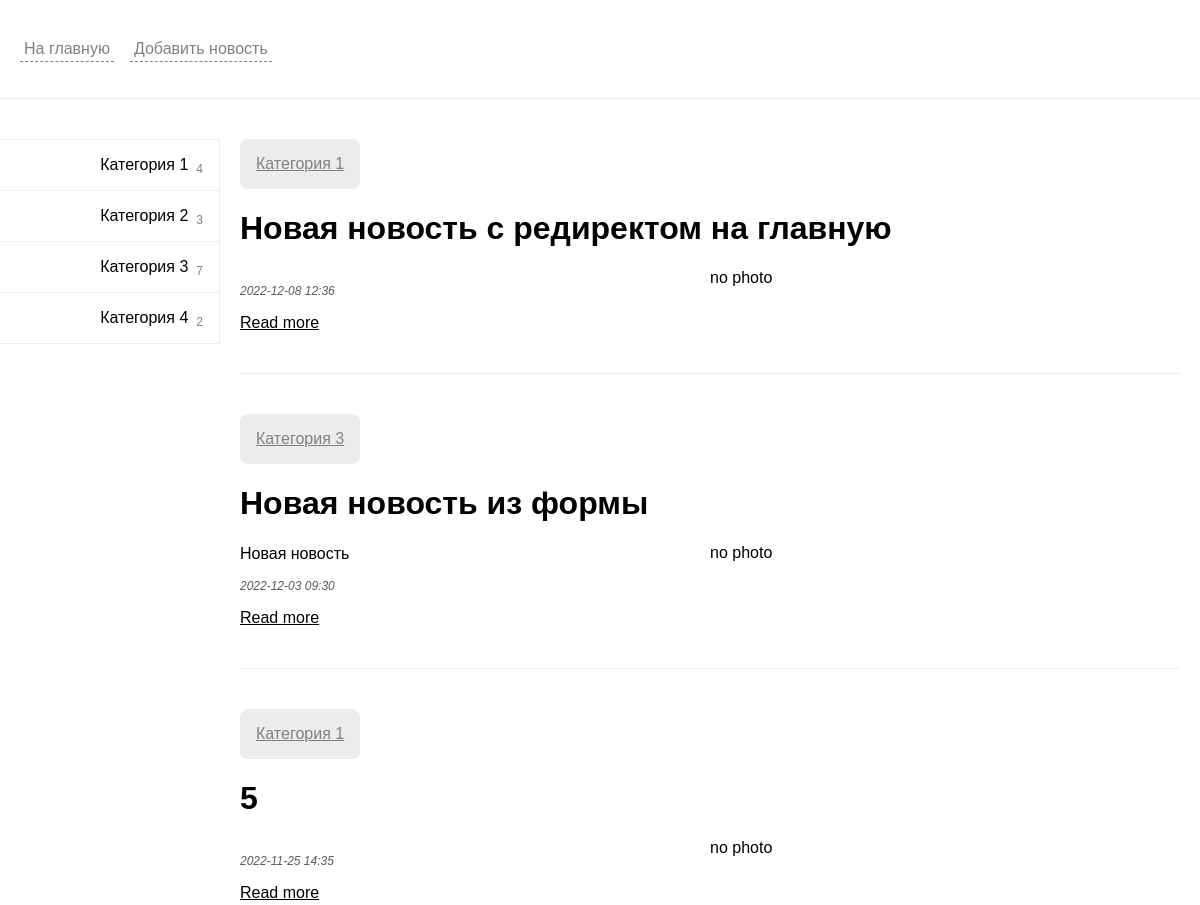
Before: / (upper part) with the older database file.
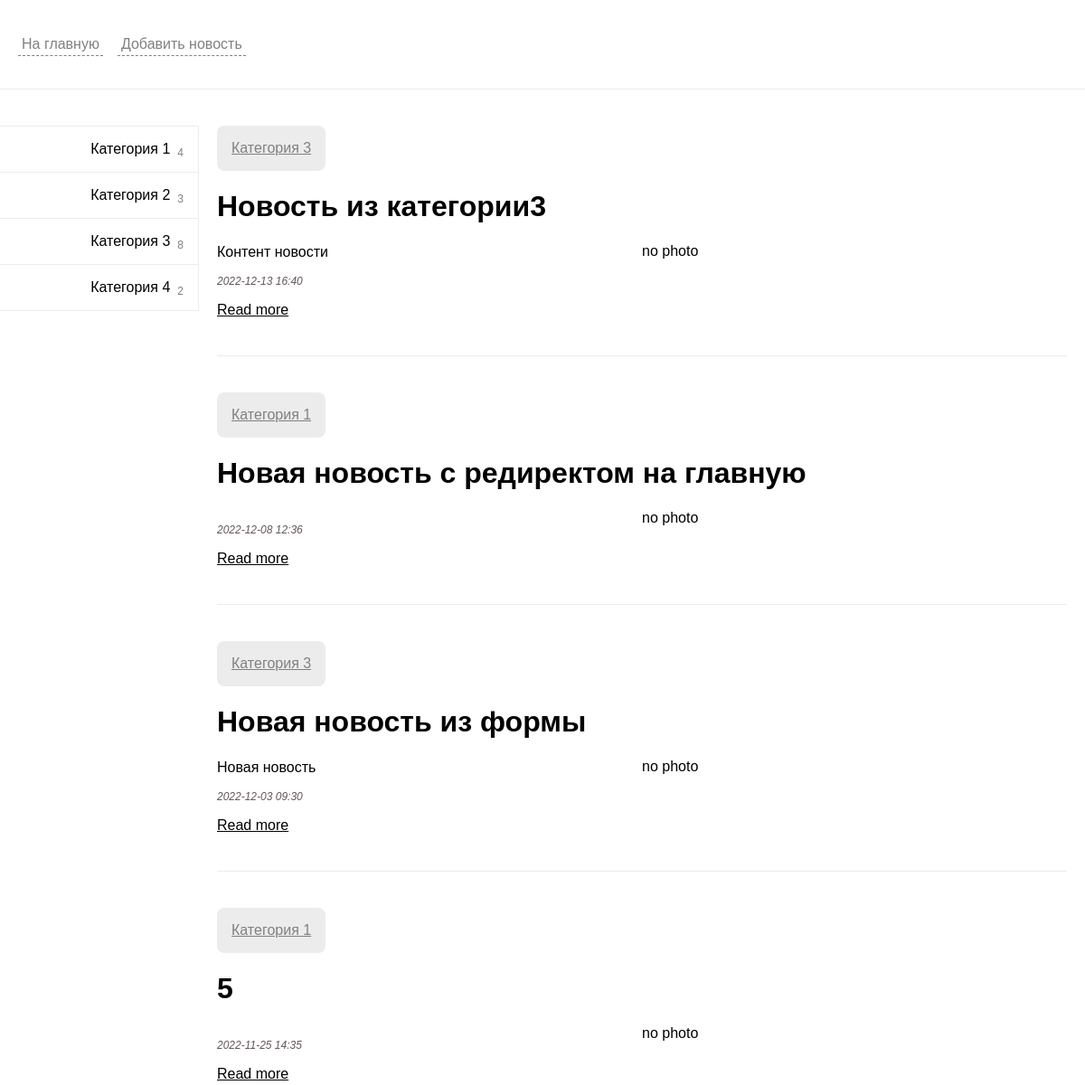
After: the same page with the newer database file.
### news/models.py (models this page shows, shortened)
class Category(models.Model):
    title = models.CharField(max_length=150, db_index=True, verbose_name='Категория')
    def get_absolute_url(self):
        return reverse('category', kwargs={"category_id": self.pk})
    class Meta:
        verbose_name = 'Категория'
        verbose_name_plural = 'Категории'
        ordering = ['title']

class News(models.Model):
    def get_absolute_url(self):
        return reverse('view_news', kwargs={"pk": self.pk})
    title = models.CharField(max_length=150, verbose_name='Наименование')
    content = models.TextField(blank=True, verbose_name='Контент')
    created_at = models.DateTimeField(auto_now_add=True, verbose_name='Дата публикации')
    updated_at = models.DateTimeField(auto_now=True, verbose_name='Обновлено')
    photo = models.ImageField(upload_to='photos/%Y/%m/%d/', verbose_name='Фото', blank=True)
    is_published = models.BooleanField(default=True, verbose_name='Опубликовано')
    category = models.ForeignKey(Category, on_delete=models.PROTECT)
    views_counter = models.IntegerField(default=0)
    class Meta:
        verbose_name = 'Новость'
        verbose_name_plural = 'Новости'
        ordering = ['-created_at', 'title']

### news/views.py (the view)
# urls.py: path('', HomeNews.as_view(), name='home'),
class HomeNews(ListView):
    model = News
    template_name = 'news/index.html'
    context_object_name = 'news'
    def get_context_data(self, *, object_list=None, **kwargs):
        context = super().get_context_data(**kwargs)
        context['title'] = 'Главная страница'
        return context
    def get_queryset(self):
        return News.objects.filter(is_published=True)

### news/templatetags/news_tags.py (called while the page is built)
@register.inclusion_tag('news/list_categories.html')
def show_categories():
    categories = Category.objects.annotate(cnt=Count('news')).filter(cnt__gt=0)
    return {"categories": categories}

### news/templates/news/index.html (shortened to what this page needs)
{% extends 'base.html' %}
{% block sidebar %}
    {%include 'inc/_sidebar.html'%}
{% endblock %}
{% block content %}
    <ul class="news-block">
        {% for item in news%}
            {%include 'news/news_component.html' with block=item%}
        {%endfor%}
    </ul>
{% endblock %}

### news/templates/news/list_categories.html
<ul class="categories">
        {% for item in categories %}
                <li class="categories-item">
                        <a href="{{item.get_absolute_url}}" class="categories-link">
                                <span class="categories-link-title">{{item.title}}</span>
                                <sub class="categories-count">{{item.cnt}}</sub>
                        </a>
                </li>
        {% endfor %}
</ul>

### news/templates/news/news_component.html
<li class="news-block-item{% if not full %} small{% endif %}">
    <div class="news-category-wrapper">
        <a class="news-categories-link" href="{{block.category.get_absolute_url}}">{{block.category.title}}</a>
    </div>
    <h1 class="news-block-title">{{block.title}}</h1>
    <div class="news-block-content">
        <div class="news-block-body">
            <div class="news-block-text">
                {% autoescape off %}
                {{block.content}}
                {% endautoescape %}
            </div>
            <p class="news-block-created">{{block.created_at|date:"Y-m-d H:i"}}</p>
            {% if not full %}
            <a class="read-more-link" href="{{block.get_absolute_url}}">Read more</a>
            {% endif %}
        </div>
        <div class="news-block-image">
            {% if block.photo %}
            <img class="news-block-img" src="{{block.photo.url}}" alt="">
            {% else %}
            <span class="news-block-nophoto">no photo</span>
            {% endif %}
        </div>
    </div>
</li>

Changed rows visible on the page:
computed for Category "Категория 3": cnt "7" → "8"
added News: category "Категория 3", title "Новость из категории3", content "Контент новости", created_at "2022-12-13 16:40", photo "no photo"
